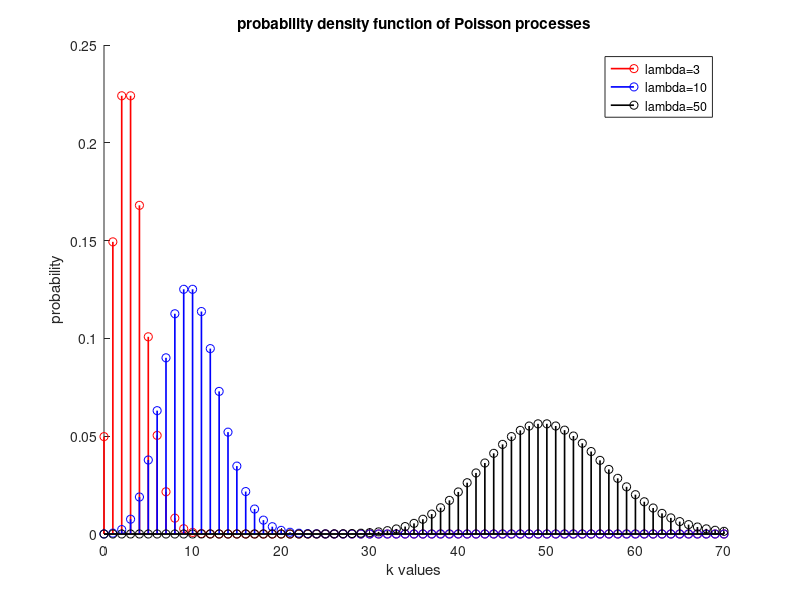
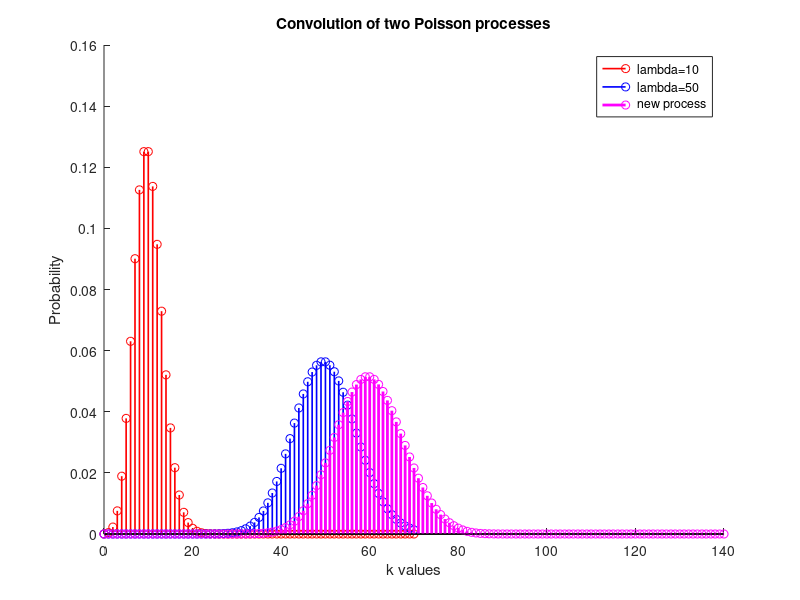
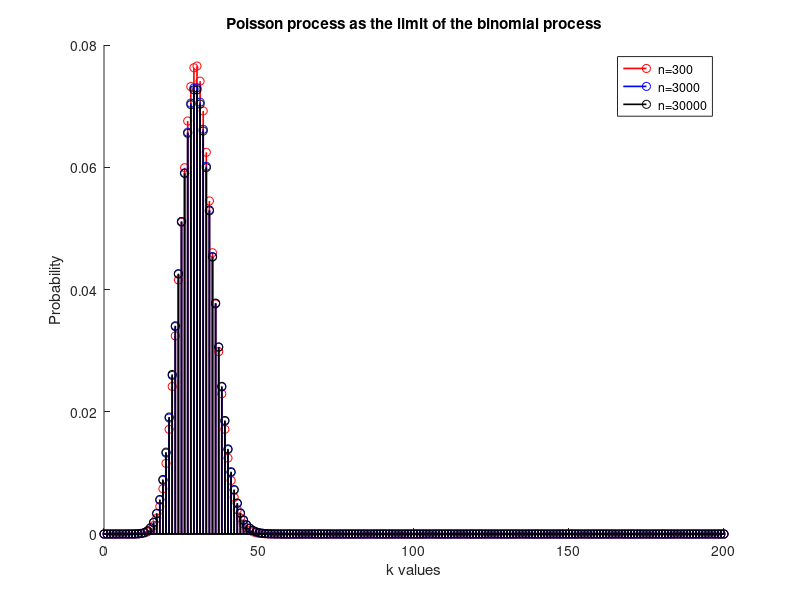
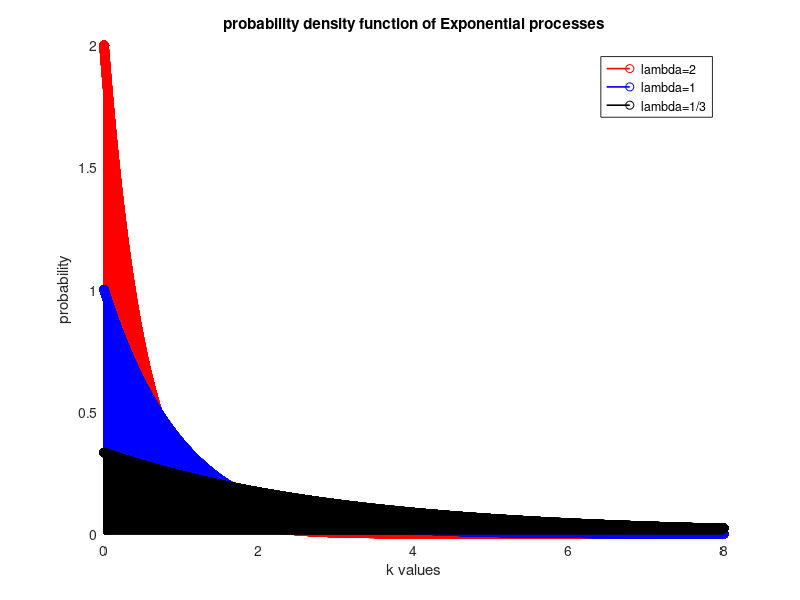

These charts were generated, in order, by the following MATLAB code: (Note: a time limit stopped this script after it produced the figures.)
#1h OMADA ASKHSEWN
#KATANOMH POISSON
#A
k = 0:1:70;
lambda = [3, 10, 50];
for i = 1:columns(lambda)
    poisson(i, :) = poisspdf(k, lambda(i));
endfor
colors = "rbkm";
figure(1);
hold on;
for i = 1:columns(lambda)
    stem(k, poisson(i, :), colors(i), "linewidth", 1.2);
endfor
hold off;
title("probability density function of Poisson processes");
xlabel("k values");
ylabel("probability");
legend("lambda=3", "lambda=10", "lambda=50");
#B
lambda = [3, 10, 30, 50];
for i = 1:columns(lambda)
    poisson(i, :) = poisspdf(k, lambda(i));
endfor
index = find(lambda == 30);
chosen = poisson(index, :);
mean_value = 0;
for i = 0:(columns(poisson(index, :)) - 1)
    mean_value = mean_value + i .* poisson(index, i + 1);
endfor
display("mean value of Poisson with lambda 30 is");
display(mean_value);
second_moment = 0;
for i = 0:(columns(poisson(index, :)) - 1)
    second_moment = second_moment + i .* i .* poisson(index, i + 1);
endfor
variance = second_moment - mean_value .^ 2;
display("Variance of Poisson with lambda 30 is");
display(variance);
#C
first = find(lambda == 10);
second = find(lambda == 50);
poisson_first = poisson(first, :);
poisson_second = poisson(second, :);
composed = conv(poisson_first, poisson_second);
new_k = 0:1:(2 * 70);
figure(2);
hold on;
stem(k, poisson_first(:), colors(1), "linewidth", 1.2);
stem(k, poisson_second(:), colors(2), "linewidth", 1.2);
stem(new_k, composed, "mo", "linewidth", 2);
hold off;
title("Convolution of two Poisson processes");
xlabel("k values");
ylabel("Probability");
legend("lambda=10", "lambda=50", "new process");
#D
k = 0:1:200;
lambda = 30;
i = [10, 100, 1000];
n = lambda .* i;
p = lambda ./ n;
figure(3);
title("Poisson process as the limit of the binomial process");
xlabel("k values");
ylabel("Probability");
hold on;
for i = 1:3
    binomial = binopdf(k, n(i), p(i));
    stem(k, binomial, colors(i), 'linewidth', 1.2);
endfor
legend("n=300", "n=3000", "n=30000");
hold off;
# EKTHETIKH KATANOMH
#A
k = 0:0.00001:8;
lambda = [0.5, 1, 3];
for i = 1:columns(lambda)
    exp_pdf(i, :) = exppdf(k, lambda(i));
endfor
figure(4);
hold on;
for i = 1:columns(lambda)
    stem(k, exp_pdf(i, :), colors(i), "linewidth", 1.2);
endfor
hold off;
title("probability density function of Exponential processes");
xlabel("k values");
ylabel("probability");
legend("lambda=2", "lambda=1", "lambda=1/3");
#B
for i = 1:columns(lambda)
    exp_cdf(i, :) = expcdf(k, lambda(i));
endfor
figure(5);
hold on;
for i = 1:columns(lambda)
    stem(k, exp_cdf(i, :), colors(i), "linewidth", 1.2);
endfor
hold off;
title("Cumulative Distribution Function of Exponential processes");
xlabel("k values");
ylabel("probability");
legend("lambda=2", "lambda=1", "lambda=1/3");
#C
mean = 2.5;
exponential_cdf(4, :) = expcdf(k, mean);
display("P(X>30000) is");
display(1 - exponential_cdf(4, 30));
display("P(X>50000|X>20000) is");
display(1 - exponential_cdf(4, 50)) / (1 - exponential_cdf(4, 20));
#D
for i = 1:5000
    X(i, :) = [exprnd(2), exprnd(1)];
endfor
for i = 1:5000
    Y(i) = min(X(i, :));
endfor
mean2 = 0;
for i = 1:5000
    mean2 = mean2 + Y(i);
endfor
mean2 = mean2 / 5000;
display("Mean of Y=min{X1,X2} =");
disp(mean2);
max_Y = max(Y);
width_of_class = max_Y / 50;
figure(6);
hold on;
[NN, XX] = hist(Y, 50);
NN_without_free_variables = NN / width_of_class / 5000;
bar(XX, NN_without_free_variables);
plot(XX, NN_without_free_variables, "r", "linewidth", 1.3);
hold off;
title("Histogram of Y=min(X1,X2)");
xlabel("Classes");
ylabel("Number of elements");
# DIADIKASIA KATAMETRHSHS POISSON
#A
A(1) = exprnd(1 / 5);
for i = 2:100
    A(i) = A(i - 1) + exprnd(1 / 5);
    event(i) = i;
endfor
figure(7);
hold on;
stairs(A, event, "linewidth", 1.2);
hold off;
title("Poisson Proccess (100 points, lambda=5)");
xlabel("Time");
ylabel("Event Number");
#B
mean_arrivals = 100 / A(100);
display("Average number of arrivals per second =");
disp(mean_arrivals);
#C
between_49_50 = 0;
between_50_51 = 0;
for i = 1:100
    A(1) = exprnd(1 / 5);
    for j = 2:100
        A(j) = A(j - 1) + exprnd(1 / 5);
        event(j) = j;
    endfor
    between_49_50 = between_49_50 + A(50) - A(49);
    between_50_51 = between_50_51 + A(51) - A(50);
endfor
between_49_50 = between_49_50 / 100;
between_50_51 = between_50_51 / 100;
display("Average time between 49th and 50th event =");
disp(between_49_50);
display("Average time between 50th and 51st event =");
disp(between_50_51);
